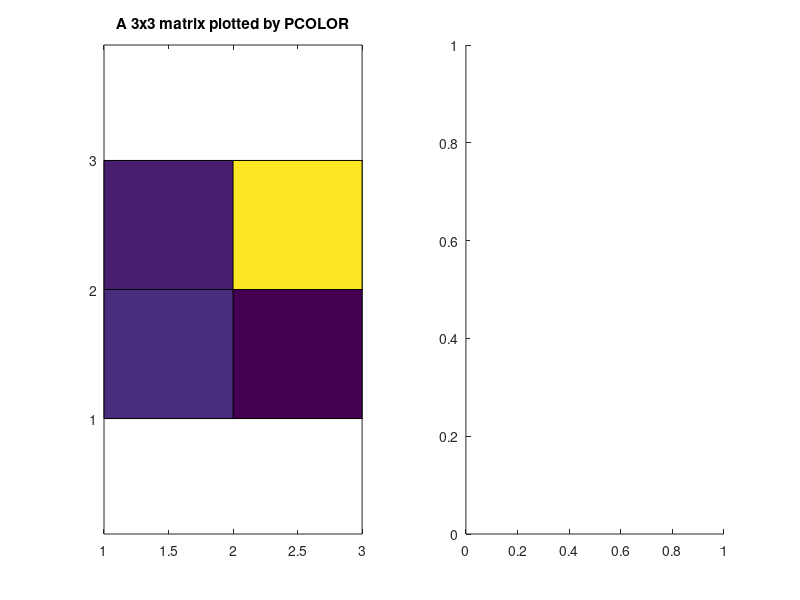

The MATLAB source for this figure: (Note: this script raises an error after producing the figure.)
function[]=makefigs_jpcolor
%MAKEFIGS_JPCOLOR  Makes a sample figure for JPCOLOR.

figure
%mat=[1 2 3; 4 5 6; 7 8 9]';
mat=zeros(3,3)+randn(3,3)/5;
mat(2,2)=1;
subplot(1,2,1)
pcolor([1:3],[1:3],mat),axis equal,axis tight
title('A 3x3 matrix plotted by PCOLOR')
subplot(1,2,2)
jpcolor([1:3],[1:3],mat),axis equal,axis tight
title('A 3x3 matrix plotted by JPCOLOR')